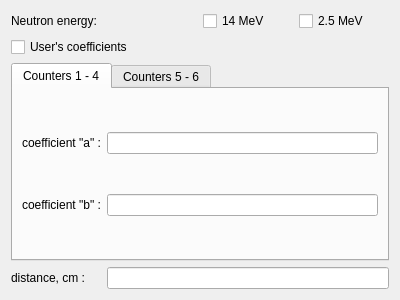
<?xml version="1.0" encoding="UTF-8"?>
<ui version="4.0">
 <class>Form_2</class>
 <widget class="QWidget" name="Form_2">
  <property name="geometry">
   <rect>
    <x>0</x>
    <y>0</y>
    <width>400</width>
    <height>300</height>
   </rect>
  </property>
  <property name="windowTitle">
   <string>Coefficients settings</string>
  </property>
  <layout class="QGridLayout" name="gridLayout_2">
   <item row="0" column="0">
    <widget class="QLabel" name="label">
     <property name="text">
      <string>Neutron energy:</string>
     </property>
    </widget>
   </item>
   <item row="0" column="2">
    <widget class="QCheckBox" name="checkBox_2">
     <property name="text">
      <string>14 MeV</string>
     </property>
    </widget>
   </item>
   <item row="0" column="3">
    <widget class="QCheckBox" name="checkBox_3">
     <property name="text">
      <string>2.5 MeV</string>
     </property>
    </widget>
   </item>
   <item row="1" column="0" colspan="2">
    <widget class="QCheckBox" name="checkBox">
     <property name="text">
      <string>User's coefficients</string>
     </property>
    </widget>
   </item>
   <item row="2" column="0" colspan="4">
    <widget class="QTabWidget" name="tabWidget">
     <property name="currentIndex">
      <number>0</number>
     </property>
     <widget class="QWidget" name="tab">
      <attribute name="title">
       <string>Counters 1 - 4</string>
      </attribute>
      <layout class="QGridLayout" name="gridLayout">
       <item row="0" column="0">
        <widget class="QLabel" name="label_2">
         <property name="text">
          <string>coefficient &quot;a&quot; :</string>
         </property>
        </widget>
       </item>
       <item row="0" column="1">
        <widget class="QLineEdit" name="lineEdit"/>
       </item>
       <item row="1" column="0">
        <widget class="QLabel" name="label_3">
         <property name="text">
          <string>coefficient &quot;b&quot; :</string>
         </property>
        </widget>
       </item>
       <item row="1" column="1">
        <widget class="QLineEdit" name="lineEdit_2"/>
       </item>
      </layout>
     </widget>
     <widget class="QWidget" name="tab_2">
      <attribute name="title">
       <string>Counters 5 - 6</string>
      </attribute>
      <layout class="QGridLayout" name="gridLayout_3">
       <item row="0" column="0">
        <widget class="QLabel" name="label_6">
         <property name="text">
          <string>coefficient &quot;a&quot; :</string>
         </property>
        </widget>
       </item>
       <item row="0" column="1">
        <widget class="QLineEdit" name="lineEdit_4"/>
       </item>
       <item row="1" column="0">
        <widget class="QLabel" name="label_5">
         <property name="text">
          <string>coefficient &quot;b&quot; :</string>
         </property>
        </widget>
       </item>
       <item row="1" column="1">
        <widget class="QLineEdit" name="lineEdit_5"/>
       </item>
      </layout>
     </widget>
    </widget>
   </item>
   <item row="3" column="0">
    <widget class="QLabel" name="label_4">
     <property name="text">
      <string>distance, cm :</string>
     </property>
    </widget>
   </item>
   <item row="3" column="1" colspan="3">
    <widget class="QLineEdit" name="lineEdit_3"/>
   </item>
  </layout>
 </widget>
 <resources/>
 <connections>
  <connection>
   <sender>checkBox_2</sender>
   <signal>stateChanged(int)</signal>
   <receiver>Form_2</receiver>
   <slot>trig14(int)</slot>
   <hints>
    <hint type="sourcelabel">
     <x>293</x>
     <y>25</y>
    </hint>
    <hint type="destinationlabel">
     <x>75</x>
     <y>9</y>
    </hint>
   </hints>
  </connection>
  <connection>
   <sender>checkBox_3</sender>
   <signal>stateChanged(int)</signal>
   <receiver>Form_2</receiver>
   <slot>trig2_5(int)</slot>
   <hints>
    <hint type="sourcelabel">
     <x>390</x>
     <y>25</y>
    </hint>
    <hint type="destinationlabel">
     <x>212</x>
     <y>10</y>
    </hint>
   </hints>
  </connection>
  <connection>
   <sender>checkBox</sender>
   <signal>stateChanged(int)</signal>
   <receiver>Form_2</receiver>
   <slot>coefTrig(int)</slot>
   <hints>
    <hint type="sourcelabel">
     <x>50</x>
     <y>48</y>
    </hint>
    <hint type="destinationlabel">
     <x>16</x>
     <y>61</y>
    </hint>
   </hints>
  </connection>
  <connection>
   <sender>lineEdit</sender>
   <signal>textEdited(QString)</signal>
   <receiver>Form_2</receiver>
   <slot>setCoefA(QString)</slot>
   <hints>
    <hint type="sourcelabel">
     <x>223</x>
     <y>142</y>
    </hint>
    <hint type="destinationlabel">
     <x>381</x>
     <y>74</y>
    </hint>
   </hints>
  </connection>
  <connection>
   <sender>lineEdit_2</sender>
   <signal>textEdited(QString)</signal>
   <receiver>Form_2</receiver>
   <slot>setCoefB(QString)</slot>
   <hints>
    <hint type="sourcelabel">
     <x>191</x>
     <y>200</y>
    </hint>
    <hint type="destinationlabel">
     <x>176</x>
     <y>82</y>
    </hint>
   </hints>
  </connection>
  <connection>
   <sender>lineEdit_3</sender>
   <signal>textEdited(QString)</signal>
   <receiver>Form_2</receiver>
   <slot>setDist(QString)</slot>
   <hints>
    <hint type="sourcelabel">
     <x>390</x>
     <y>290</y>
    </hint>
    <hint type="destinationlabel">
     <x>107</x>
     <y>275</y>
    </hint>
   </hints>
  </connection>
  <connection>
   <sender>lineEdit_4</sender>
   <signal>textEdited(QString)</signal>
   <receiver>Form_2</receiver>
   <slot>setCoefARough(QString)</slot>
   <hints>
    <hint type="sourcelabel">
     <x>171</x>
     <y>136</y>
    </hint>
    <hint type="destinationlabel">
     <x>273</x>
     <y>49</y>
    </hint>
   </hints>
  </connection>
  <connection>
   <sender>lineEdit_5</sender>
   <signal>textEdited(QString)</signal>
   <receiver>Form_2</receiver>
   <slot>setCoefBRough(QString)</slot>
   <hints>
    <hint type="sourcelabel">
     <x>231</x>
     <y>201</y>
    </hint>
    <hint type="destinationlabel">
     <x>250</x>
     <y>38</y>
    </hint>
   </hints>
  </connection>
 </connections>
 <slots>
  <slot>setCoefA(QString)</slot>
  <slot>setCoefB(QString)</slot>
  <slot>setDist(QString)</slot>
  <slot>coefTrig(int)</slot>
  <slot>trig14(int)</slot>
  <slot>trig2_5(int)</slot>
  <slot>setCoefARough(QString)</slot>
  <slot>setCoefBRough(QString)</slot>
 </slots>
</ui>
